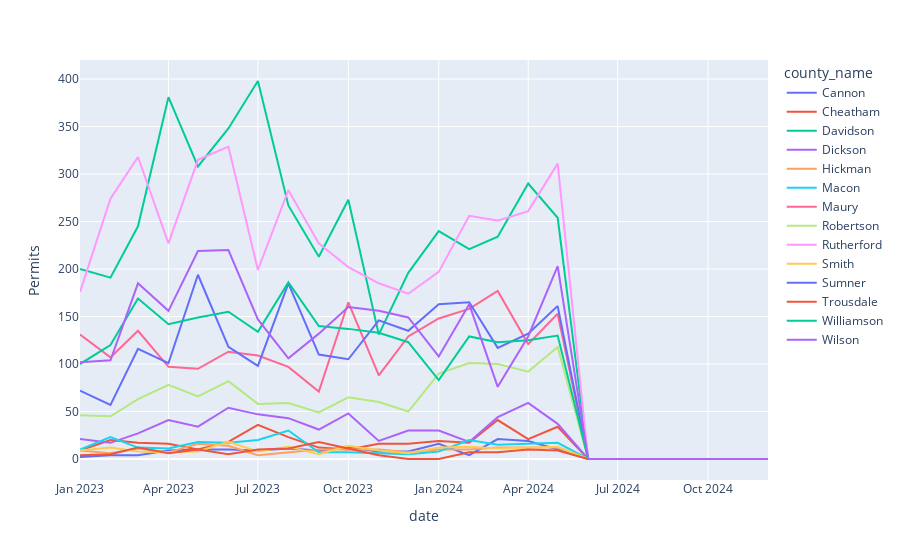

Notebook code for this chart:
### Markdown cell above
### To make this work, you have to quickly grab the URL that opens when you

### elect to download SOCDS data as a CSV

### Code cell
# read in the data
url = "https://socds.huduser.gov/permits/output_monthly_csv.odb?outpref=csv&geoval=state&datatype=monthlyP&varlist=1%232%233%234%235%236&yearlist=2023%232024&statelist=47&msalist=+&cbsalist=+&bppllist=+&cntylist=47015%2347021%2347037%2347043%2347081%2347111%2347119%2347147%2347149%2347159%2347165%2347169%2347187%2347189&COUNTYSUM=YES&COUNTYALL=+&COUNTYGRP=+&STATESUM=+&STATEALL=+&METROSUM=+&METROALL=+&METRO=+&CBSA=+&PLACEGRP=+&CSUMNAME=&JSUMNAME=+&geo=state&chron=monthlyP&_ga=GA1.1.1317611679.1717085682&__utmc=200893484&__utma=200893484.1317611679.1717085682.1720011864.1720228935.4&__utmz=200893484.1720228935.4.4.utmcsr%3Dhuduser.gov%7Cutmccn%3D%28referral%29%7Cutmcmd%3Dreferral%7Cutmcct%3D/&_ga_YD74G0644V=GS1.1.1720228931.6.1.1720230115.0.0.0&_ga_CSLL4ZEK4L=GS1.1.1720228932.6.1.1720230115.0.0.0&__utmt=1&__utmb=200893484.2.10.1720228935"

df = pd.read_csv(url)

# extract just the county name
df['county_name'] = df['Location'].str.split(' County').str[0]

# Create a date column
df['date'] = pd.to_datetime(df[['Year', 'Month']].assign(day=1))

# rename values in the 'Series' column
df['Series'] = df['Series'].replace({
    'Units in Single-Family Structures': 'Single-Family Permits',
    'Units in All Multi-Family Structures': 'Multi-Family Permits',
    'Units in 2-unit Multi-Family Structures': 'Multi-Family Units (2 units)',
    'Units in 3- and 4-unit Multi-Family Structures': 'Multi-Family Units (3-4 units)',
    'Units in 5+ Unit Multi-Family Structures': 'Multi-Family Units (5+ units)'
})

df = pd.merge(
    df,
    df_Tennessee_pop,
    how='left',
    left_on='Location',
    right_on='County_name'
)

# pare down columns
df = df[[
    'county_name',
    'FIPS',
    'population',
    'date',
    'Series',
    'Permits'
]]

# Create 'month_year' column with abbreviated month and year
df['month_year'] = df['date'].dt.strftime('%b %Y')

# After some consideration, and for Larry Long, just grab 'Single-Family Units';
# available series include: 'All Permits', 'Single-Family Units', 'All Multifamily',
# '2-Unit Multifamily', '3 & 4-Unit Multifamily', & '5+-Unit Multifamily'
df = df[df['Series'] == 'Single-Family Permits']

fig = px.line(
    df,
    x='date',
    y='Permits',
    color='county_name'
)

fig.show()

### Figure 1 — Plotly figure (JSON) as saved in the notebook; plotly's stock layout.template omitted (floating-point values rounded to 4 significant figures)
{"data": [{"hovertemplate": "county_name=Cannon<br>date=%{x}<br>Permits=%{y}<extra></extra>", "legendgroup": "Cannon", "line": {"color": "#636efa", "dash": "solid"}, "marker": {"symbol": "circle"}, "mode": "lines", "name": "Cannon", "orientation": "v", "showlegend": true, "type": "scatter", "x": ["2023-01-01T00:00:00", "2023-02-01T00:00:00", "2023-03-01T00:00:00", "2023-04-01T00:00:00", "2023-05-01T00:00:00", "2023-06-01T00:00:00", "2023-07-01T00:00:00", "2023-08-01T00:00:00", "2023-09-01T00:00:00", "2023-10-01T00:00:00", "2023-11-01T00:00:00", "2023-12-01T00:00:00", "2024-01-01T00:00:00", "2024-02-01T00:00:00", "2024-03-01T00:00:00", "2024-04-01T00:00:00", "2024-05-01T00:00:00", "2024-06-01T00:00:00", "2024-07-01T00:00:00", "2024-08-01T00:00:00", "2024-09-01T00:00:00", "2024-10-01T00:00:00", "2024-11-01T00:00:00", "2024-12-01T00:00:00"], "xaxis": "x", "y": [2, 4, 4, 9, 10, 10, 9, 11, 9, 12, 8, 8, 16, 4, 21, 19, 10, 0, 0, 0, 0, 0, 0, 0], "yaxis": "y"}, {"hovertemplate": "county_name=Cheatham<br>date=%{x}<br>Permits=%{y}<extra></extra>", "legendgroup": "Cheatham", "line": {"color": "#EF553B", "dash": "solid"}, "marker": {"symbol": "circle"}, "mode": "lines", "name": "Cheatham", "orientation": "v", "showlegend": true, "type": "scatter", "x": ["2023-01-01T00:00:00", "2023-02-01T00:00:00", "2023-03-01T00:00:00", "2023-04-01T00:00:00", "2023-05-01T00:00:00", "2023-06-01T00:00:00", "2023-07-01T00:00:00", "2023-08-01T00:00:00", "2023-09-01T00:00:00", "2023-10-01T00:00:00", "2023-11-01T00:00:00", "2023-12-01T00:00:00", "2024-01-01T00:00:00", "2024-02-01T00:00:00", "2024-03-01T00:00:00", "2024-04-01T00:00:00", "2024-05-01T00:00:00", "2024-06-01T00:00:00", "2024-07-01T00:00:00", "2024-08-01T00:00:00", "2024-09-01T00:00:00", "2024-10-01T00:00:00", "2024-11-01T00:00:00", "2024-12-01T00:00:00"], "xaxis": "x", "y": [9, 20, 17, 16, 10, 18, 36, 23, 12, 10, 16, 16, 19, 17, 41, 21, 34, 0, 0, 0, 0, 0, 0, 0], "yaxis": "y"}, {"hovertemplate": "county_name=Davidson<br>date=%{x}<br>Permits=%{y}<extra></extra>", "legendgroup": "Davidson", "line": {"color": "#00cc96", "dash": "solid"}, "marker": {"symbol": "circle"}, "mode": "lines", "name": "Davidson", "orientation": "v", "showlegend": true, "type": "scatter", "x": ["2023-01-01T00:00:00", "2023-02-01T00:00:00", "2023-03-01T00:00:00", "2023-04-01T00:00:00", "2023-05-01T00:00:00", "2023-06-01T00:00:00", "2023-07-01T00:00:00", "2023-08-01T00:00:00", "2023-09-01T00:00:00", "2023-10-01T00:00:00", "2023-11-01T00:00:00", "2023-12-01T00:00:00", "2024-01-01T00:00:00", "2024-02-01T00:00:00", "2024-03-01T00:00:00", "2024-04-01T00:00:00", "2024-05-01T00:00:00", "2024-06-01T00:00:00", "2024-07-01T00:00:00", "2024-08-01T00:00:00", "2024-09-01T00:00:00", "2024-10-01T00:00:00", "2024-11-01T00:00:00", "2024-12-01T00:00:00"], "xaxis": "x", "y": [200, 191, 245, 381, 308, 348, 398, 267, 213, 273, 131, 196, 240, 221, 234, 290, 254, 0, 0, 0, 0, 0, 0, 0], "yaxis": "y"}, {"hovertemplate": "county_name=Dickson<br>date=%{x}<br>Permits=%{y}<extra></extra>", "legendgroup": "Dickson", "line": {"color": "#ab63fa", "dash": "solid"}, "marker": {"symbol": "circle"}, "mode": "lines", "name": "Dickson", "orientation": "v", "showlegend": true, "type": "scatter", "x": ["2023-01-01T00:00:00", "2023-02-01T00:00:00", "2023-03-01T00:00:00", "2023-04-01T00:00:00", "2023-05-01T00:00:00", "2023-06-01T00:00:00", "2023-07-01T00:00:00", "2023-08-01T00:00:00", "2023-09-01T00:00:00", "2023-10-01T00:00:00", "2023-11-01T00:00:00", "2023-12-01T00:00:00", "2024-01-01T00:00:00", "2024-02-01T00:00:00", "2024-03-01T00:00:00", "2024-04-01T00:00:00", "2024-05-01T00:00:00", "2024-06-01T00:00:00", "2024-07-01T00:00:00", "2024-08-01T00:00:00", "2024-09-01T00:00:00", "2024-10-01T00:00:00", "2024-11-01T00:00:00", "2024-12-01T00:00:00"], "xaxis": "x", "y": [21, 17, 27, 41, 34, 54, 47, 43, 31, 48, 19, 30, 30, 18, 44, 59, 37, 0, 0, 0, 0, 0, 0, 0], "yaxis": "y"}, {"hovertemplate": "county_name=Hickman<br>date=%{x}<br>Permits=%{y}<extra></extra>", "legendgroup": "Hickman", "line": {"color": "#FFA15A", "dash": "solid"}, "marker": {"symbol": "circle"}, "mode": "lines", "name": "Hickman", "orientation": "v", "showlegend": true, "type": "scatter", "x": ["2023-01-01T00:00:00", "2023-02-01T00:00:00", "2023-03-01T00:00:00", "2023-04-01T00:00:00", "2023-05-01T00:00:00", "2023-06-01T00:00:00", "2023-07-01T00:00:00", "2023-08-01T00:00:00", "2023-09-01T00:00:00", "2023-10-01T00:00:00", "2023-11-01T00:00:00", "2023-12-01T00:00:00", "2024-01-01T00:00:00", "2024-02-01T00:00:00", "2024-03-01T00:00:00", "2024-04-01T00:00:00", "2024-05-01T00:00:00", "2024-06-01T00:00:00", "2024-07-01T00:00:00", "2024-08-01T00:00:00", "2024-09-01T00:00:00", "2024-10-01T00:00:00", "2024-11-01T00:00:00", "2024-12-01T00:00:00"], "xaxis": "x", "y": [9, 6, 11, 7, 16, 14, 4, 7, 10, 10, 10, 7, 10, 10, 12, 12, 12, 0, 0, 0, 0, 0, 0, 0], "yaxis": "y"}, {"hovertemplate": "county_name=Macon<br>date=%{x}<br>Permits=%{y}<extra></extra>", "legendgroup": "Macon", "line": {"color": "#19d3f3", "dash": "solid"}, "marker": {"symbol": "circle"}, "mode": "lines", "name": "Macon", "orientation": "v", "showlegend": true, "type": "scatter", "x": ["2023-01-01T00:00:00", "2023-02-01T00:00:00", "2023-03-01T00:00:00", "2023-04-01T00:00:00", "2023-05-01T00:00:00", "2023-06-01T00:00:00", "2023-07-01T00:00:00", "2023-08-01T00:00:00", "2023-09-01T00:00:00", "2023-10-01T00:00:00", "2023-11-01T00:00:00", "2023-12-01T00:00:00", "2024-01-01T00:00:00", "2024-02-01T00:00:00", "2024-03-01T00:00:00", "2024-04-01T00:00:00", "2024-05-01T00:00:00", "2024-06-01T00:00:00", "2024-07-01T00:00:00", "2024-08-01T00:00:00", "2024-09-01T00:00:00", "2024-10-01T00:00:00", "2024-11-01T00:00:00", "2024-12-01T00:00:00"], "xaxis": "x", "y": [10, 23, 12, 11, 18, 17, 20, 30, 7, 7, 6, 5, 8, 20, 15, 16, 17, 0, 0, 0, 0, 0, 0, 0], "yaxis": "y"}, {"hovertemplate": "county_name=Maury<br>date=%{x}<br>Permits=%{y}<extra></extra>", "legendgroup": "Maury", "line": {"color": "#FF6692", "dash": "solid"}, "marker": {"symbol": "circle"}, "mode": "lines", "name": "Maury", "orientation": "v", "showlegend": true, "type": "scatter", "x": ["2023-01-01T00:00:00", "2023-02-01T00:00:00", "2023-03-01T00:00:00", "2023-04-01T00:00:00", "2023-05-01T00:00:00", "2023-06-01T00:00:00", "2023-07-01T00:00:00", "2023-08-01T00:00:00", "2023-09-01T00:00:00", "2023-10-01T00:00:00", "2023-11-01T00:00:00", "2023-12-01T00:00:00", "2024-01-01T00:00:00", "2024-02-01T00:00:00", "2024-03-01T00:00:00", "2024-04-01T00:00:00", "2024-05-01T00:00:00", "2024-06-01T00:00:00", "2024-07-01T00:00:00", "2024-08-01T00:00:00", "2024-09-01T00:00:00", "2024-10-01T00:00:00", "2024-11-01T00:00:00", "2024-12-01T00:00:00"], "xaxis": "x", "y": [131, 107, 135, 97, 95, 113, 109, 97, 71, 165, 88, 129, 148, 158, 177, 121, 153, 0, 0, 0, 0, 0, 0, 0], "yaxis": "y"}, {"hovertemplate": "county_name=Robertson<br>date=%{x}<br>Permits=%{y}<extra></extra>", "legendgroup": "Robertson", "line": {"color": "#B6E880", "dash": "solid"}, "marker": {"symbol": "circle"}, "mode": "lines", "name": "Robertson", "orientation": "v", "showlegend": true, "type": "scatter", "x": ["2023-01-01T00:00:00", "2023-02-01T00:00:00", "2023-03-01T00:00:00", "2023-04-01T00:00:00", "2023-05-01T00:00:00", "2023-06-01T00:00:00", "2023-07-01T00:00:00", "2023-08-01T00:00:00", "2023-09-01T00:00:00", "2023-10-01T00:00:00", "2023-11-01T00:00:00", "2023-12-01T00:00:00", "2024-01-01T00:00:00", "2024-02-01T00:00:00", "2024-03-01T00:00:00", "2024-04-01T00:00:00", "2024-05-01T00:00:00", "2024-06-01T00:00:00", "2024-07-01T00:00:00", "2024-08-01T00:00:00", "2024-09-01T00:00:00", "2024-10-01T00:00:00", "2024-11-01T00:00:00", "2024-12-01T00:00:00"], "xaxis": "x", "y": [46, 45, 63, 78, 66, 82, 58, 59, 49, 65, 60, 50, 90, 101, 100, 92, 118, 0, 0, 0, 0, 0, 0, 0], "yaxis": "y"}, {"hovertemplate": "county_name=Rutherford<br>date=%{x}<br>Permits=%{y}<extra></extra>", "legendgroup": "Rutherford", "line": {"color": "#FF97FF", "dash": "solid"}, "marker": {"symbol": "circle"}, "mode": "lines", "name": "Rutherford", "orientation": "v", "showlegend": true, "type": "scatter", "x": ["2023-01-01T00:00:00", "2023-02-01T00:00:00", "2023-03-01T00:00:00", "2023-04-01T00:00:00", "2023-05-01T00:00:00", "2023-06-01T00:00:00", "2023-07-01T00:00:00", "2023-08-01T00:00:00", "2023-09-01T00:00:00", "2023-10-01T00:00:00", "2023-11-01T00:00:00", "2023-12-01T00:00:00", "2024-01-01T00:00:00", "2024-02-01T00:00:00", "2024-03-01T00:00:00", "2024-04-01T00:00:00", "2024-05-01T00:00:00", "2024-06-01T00:00:00", "2024-07-01T00:00:00", "2024-08-01T00:00:00", "2024-09-01T00:00:00", "2024-10-01T00:00:00", "2024-11-01T00:00:00", "2024-12-01T00:00:00"], "xaxis": "x", "y": [176, 274, 318, 227, 315, 329, 199, 283, 227, 202, 185, 174, 197, 256, 251, 261, 311, 0, 0, 0, 0, 0, 0, 0], "yaxis": "y"}, {"hovertemplate": "county_name=Smith<br>date=%{x}<br>Permits=%{y}<extra></extra>", "legendgroup": "Smith", "line": {"color": "#FECB52", "dash": "solid"}, "marker": {"symbol": "circle"}, "mode": "lines", "name": "Smith", "orientation": "v", "showlegend": true, "type": "scatter", "x": ["2023-01-01T00:00:00", "2023-02-01T00:00:00", "2023-03-01T00:00:00", "2023-04-01T00:00:00", "2023-05-01T00:00:00", "2023-06-01T00:00:00", "2023-07-01T00:00:00", "2023-08-01T00:00:00", "2023-09-01T00:00:00", "2023-10-01T00:00:00", "2023-11-01T00:00:00", "2023-12-01T00:00:00", "2024-01-01T00:00:00", "2024-02-01T00:00:00", "2024-03-01T00:00:00", "2024-04-01T00:00:00", "2024-05-01T00:00:00", "2024-06-01T00:00:00", "2024-07-01T00:00:00", "2024-08-01T00:00:00", "2024-09-01T00:00:00", "2024-10-01T00:00:00", "2024-11-01T00:00:00", "2024-12-01T00:00:00"], "xaxis": "x", "y": [9, 12, 8, 7, 8, 18, 8, 13, 5, 14, 9, 6, 12, 13, 11, 12, 13, 0, 0, 0, 0, 0, 0, 0], "yaxis": "y"}, {"hovertemplate": "county_name=Sumner<br>date=%{x}<br>Permits=%{y}<extra></extra>", "legendgroup": "Sumner", "line": {"color": "#636efa", "dash": "solid"}, "marker": {"symbol": "circle"}, "mode": "lines", "name": "Sumner", "orientation": "v", "showlegend": true, "type": "scatter", "x": ["2023-01-01T00:00:00", "2023-02-01T00:00:00", "2023-03-01T00:00:00", "2023-04-01T00:00:00", "2023-05-01T00:00:00", "2023-06-01T00:00:00", "2023-07-01T00:00:00", "2023-08-01T00:00:00", "2023-09-01T00:00:00", "2023-10-01T00:00:00", "2023-11-01T00:00:00", "2023-12-01T00:00:00", "2024-01-01T00:00:00", "2024-02-01T00:00:00", "2024-03-01T00:00:00", "2024-04-01T00:00:00", "2024-05-01T00:00:00", "2024-06-01T00:00:00", "2024-07-01T00:00:00", "2024-08-01T00:00:00", "2024-09-01T00:00:00", "2024-10-01T00:00:00", "2024-11-01T00:00:00", "2024-12-01T00:00:00"], "xaxis": "x", "y": [72, 57, 116, 101, 194, 118, 98, 185, 110, 105, 146, 135, 163, 165, 117, 132, 161, 0, 0, 0, 0, 0, 0, 0], "yaxis": "y"}, {"hovertemplate": "county_name=Trousdale<br>date=%{x}<br>Permits=%{y}<extra></extra>", "legendgroup": "Trousdale", "line": {"color": "#EF553B", "dash": "solid"}, "marker": {"symbol": "circle"}, "mode": "lines", "name": "Trousdale", "orientation": "v", "showlegend": true, "type": "scatter", "x": ["2023-01-01T00:00:00", "2023-02-01T00:00:00", "2023-03-01T00:00:00", "2023-04-01T00:00:00", "2023-05-01T00:00:00", "2023-06-01T00:00:00", "2023-07-01T00:00:00", "2023-08-01T00:00:00", "2023-09-01T00:00:00", "2023-10-01T00:00:00", "2023-11-01T00:00:00", "2023-12-01T00:00:00", "2024-01-01T00:00:00", "2024-02-01T00:00:00", "2024-03-01T00:00:00", "2024-04-01T00:00:00", "2024-05-01T00:00:00", "2024-06-01T00:00:00", "2024-07-01T00:00:00", "2024-08-01T00:00:00", "2024-09-01T00:00:00", "2024-10-01T00:00:00", "2024-11-01T00:00:00", "2024-12-01T00:00:00"], "xaxis": "x", "y": [4, 5, 12, 6, 10, 5, 10, 11, 18, 11, 4, 0, 0, 7, 7, 10, 9, 0, 0, 0, 0, 0, 0, 0], "yaxis": "y"}, {"hovertemplate": "county_name=Williamson<br>date=%{x}<br>Permits=%{y}<extra></extra>", "legendgroup": "Williamson", "line": {"color": "#00cc96", "dash": "solid"}, "marker": {"symbol": "circle"}, "mode": "lines", "name": "Williamson", "orientation": "v", "showlegend": true, "type": "scatter", "x": ["2023-01-01T00:00:00", "2023-02-01T00:00:00", "2023-03-01T00:00:00", "2023-04-01T00:00:00", "2023-05-01T00:00:00", "2023-06-01T00:00:00", "2023-07-01T00:00:00", "2023-08-01T00:00:00", "2023-09-01T00:00:00", "2023-10-01T00:00:00", "2023-11-01T00:00:00", "2023-12-01T00:00:00", "2024-01-01T00:00:00", "2024-02-01T00:00:00", "2024-03-01T00:00:00", "2024-04-01T00:00:00", "2024-05-01T00:00:00", "2024-06-01T00:00:00", "2024-07-01T00:00:00", "2024-08-01T00:00:00", "2024-09-01T00:00:00", "2024-10-01T00:00:00", "2024-11-01T00:00:00", "2024-12-01T00:00:00"], "xaxis": "x", "y": [100, 120, 169, 142, 149, 155, 134, 186, 140, 137, 133, 123, 83, 129, 123, 125, 130, 0, 0, 0, 0, 0, 0, 0], "yaxis": "y"}, {"hovertemplate": "county_name=Wilson<br>date=%{x}<br>Permits=%{y}<extra></extra>", "legendgroup": "Wilson", "line": {"color": "#ab63fa", "dash": "solid"}, "marker": {"symbol": "circle"}, "mode": "lines", "name": "Wilson", "orientation": "v", "showlegend": true, "type": "scatter", "x": ["2023-01-01T00:00:00", "2023-02-01T00:00:00", "2023-03-01T00:00:00", "2023-04-01T00:00:00", "2023-05-01T00:00:00", "2023-06-01T00:00:00", "2023-07-01T00:00:00", "2023-08-01T00:00:00", "2023-09-01T00:00:00", "2023-10-01T00:00:00", "2023-11-01T00:00:00", "2023-12-01T00:00:00", "2024-01-01T00:00:00", "2024-02-01T00:00:00", "2024-03-01T00:00:00", "2024-04-01T00:00:00", "2024-05-01T00:00:00", "2024-06-01T00:00:00", "2024-07-01T00:00:00", "2024-08-01T00:00:00", "2024-09-01T00:00:00", "2024-10-01T00:00:00", "2024-11-01T00:00:00", "2024-12-01T00:00:00"], "xaxis": "x", "y": [102, 104, 185, 156, 219, 220, 147, 106, 132, 160, 156, 149, 108, 163, 76, 129, 203, 0, 0, 0, 0, 0, 0, 0], "yaxis": "y"}], "layout": {"legend": {"title": {"text": "county_name"}, "tracegroupgap": 0}, "margin": {"t": 60}, "xaxis": {"anchor": "y", "domain": [0, 1], "title": {"text": "date"}}, "yaxis": {"anchor": "x", "domain": [0, 1], "title": {"text": "Permits"}}}}
